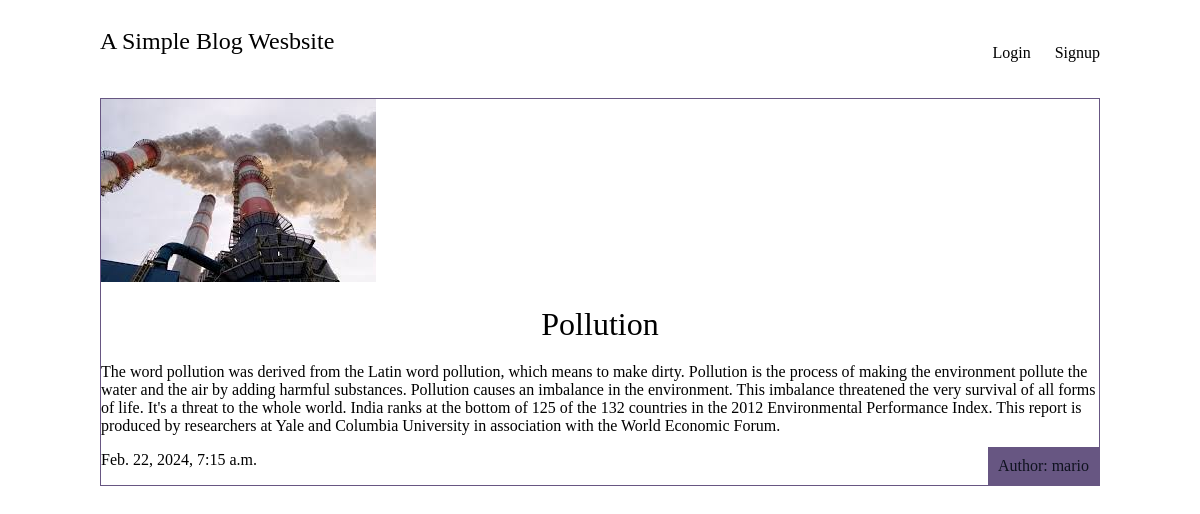
/articles/pollution/, run on the app's committed database.
### articles/models.py (models this page shows, shortened)
class Article(models.Model):
    title = models.CharField(max_length=100)
    slug = models.SlugField()
    body = models.TextField()
    date = models.DateTimeField(auto_now_add=True)
    thumb = models.ImageField(default='default.png',blank=True)
    author = models.ForeignKey(User,on_delete=models.CASCADE,default=None)

### articles/views.py (the view)
# urls.py: path('<slug>/',views.article_detail, name="detail"),
def article_detail(request, slug):
    article = Article.objects.get(slug=slug)
    return render(request,'articles/article_detail.html',{'article':article})

### articles/templates/articles/article_detail.html
{% extends 'base_layout.html' %}
{% block content %}
<div class="article-detail">
    <div class="article">
        <img src="{{article.thumb.url}}" />
        <h2>{{article.title}}</h2>
        <p>{{article.body}}</p>
        <p>{{article.date}}</p>
        <p class="author">Author: {{ article.author.username }}</p>
    </div>
</div>
{% endblock %}

### assets/styles.css (style rules this page uses)
body { background-color:#fff; background-image: url(bg1.jpg); background-repeat: no-repeat; color:#000000; }
body * { font-family:Ubuntu; }
h1,h2,h3,h4,h5 { font-weight:normal; margin: 0; }
.article { padding: 10px; border: 1px solid #675682; position: relative; padding-bottom: 40px; }
.article h2 { font-size: 1.2em; }
.article .author { padding: 10px; background: #675682; position: absolute; right: 0; bottom: 0; margin: 0; color: #0f121f; }
.article-detail .article { padding: 0; }
.article-detail .article img { max-width: 100%; }
.article-detail .article h2 { text-align: center; margin: 20px auto; font-size: 2em; }

### data on the page
Article: thumb (picture), title "Pollution", body "The word pollution was derived from the Latin word pollution, which means to make dirty. Pollution is the process of making the environment pollute the water and the air by adding harmful substances. Pollution causes an imbalance in the environment. This imbalance threatened the very survival of all forms of life. It's a threat to the whole world. India ranks at the bottom of 125 of the 132 countries in the 2012 Environmental Performance Index. This report is produced by researchers at Yale and Columbia University in association with the World Economic Forum.", date "Feb. 22, 2024, 7:15 a.m.", author.username "mario"
